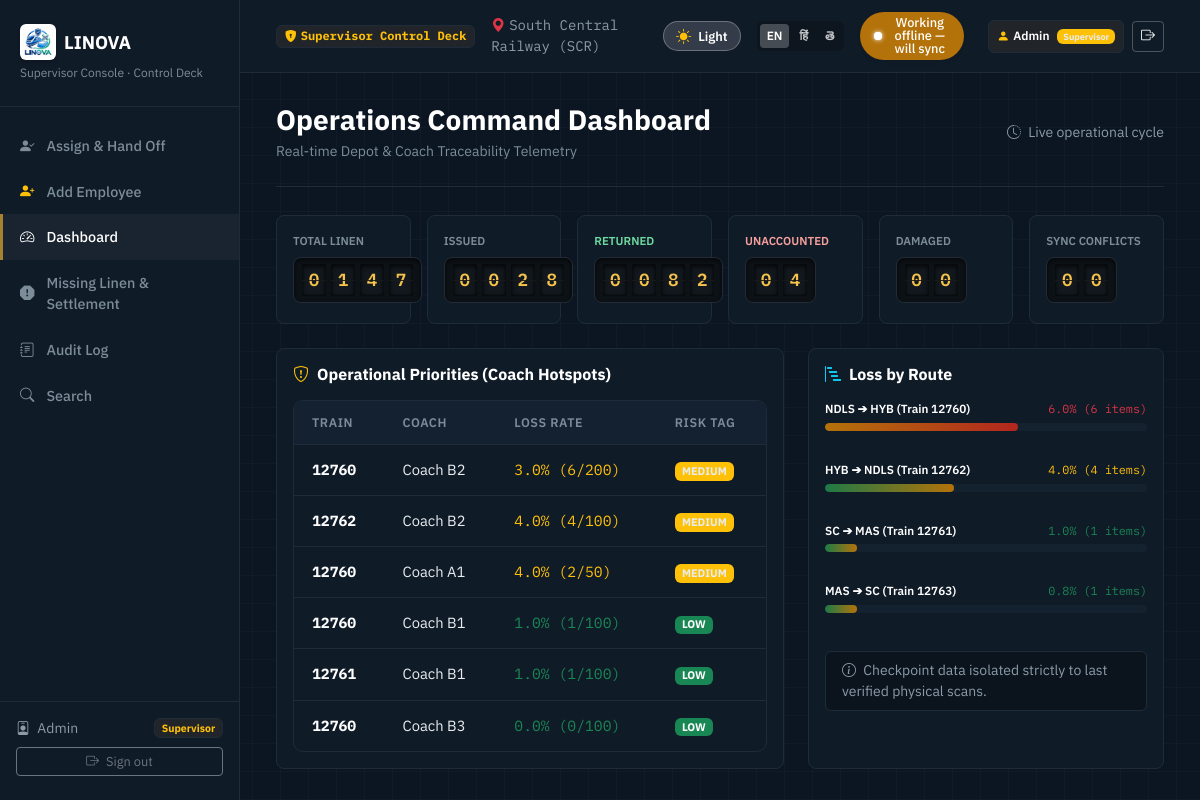
The page /supervisor/dashboard/ (signed in) on the database its author committed.
### linen/models.py (models this page shows, shortened)
class UserProfile(models.Model):
    ROLE_CHOICES = [
        ('SUPERVISOR', 'Supervisor'),
        ('ADMIN', 'Supervisor (Admin)'),
        ('ATTENDANT', 'Attendant'),
        ('ATTENDER', 'Train Attendant'),
        ('LAUNDRY', 'Laundry Staff'),
    ]
    user = models.OneToOneField(User, on_delete=models.CASCADE, related_name='profile')
    role = models.CharField(max_length=20, choices=ROLE_CHOICES, default='SUPERVISOR')
    badge_number = models.CharField(max_length=50, blank=True, null=True)
    zone = models.CharField(max_length=100, default='South Central Railway (SCR)')
    def get_normalized_role(self):
        if self.role in ['ADMIN', 'SUPERVISOR']:
            return 'SUPERVISOR'
        if self.role in ['ATTENDER', 'ATTENDANT']:
            return 'ATTENDANT'
        if self.role == 'LAUNDRY':
            return 'LAUNDRY'
        return 'ATTENDANT'

class Coach(models.Model):
    COACH_TYPE_CHOICES = [
        ('1A', 'AC 1st Class (1A)'),
        ('2A', 'AC 2 Tier (2A)'),
        ('3A', 'AC 3 Tier (3A)'),
        ('3E', 'AC 3 Economy (3E)'),
        ('SL', 'Sleeper (SL)'),
    ]
    train = models.ForeignKey(Train, on_delete=models.CASCADE, related_name='coaches')
    coach_number = models.CharField(max_length=10)  # e.g. B1, B2, A1
    coach_type = models.CharField(max_length=20, choices=COACH_TYPE_CHOICES, default='3A')
    class Meta:
        ordering = ['train', 'coach_number']
        unique_together = ('train', 'coach_number')

class Train(models.Model):
    train_number = models.CharField(max_length=20, unique=True)
    train_name = models.CharField(max_length=100)
    source = models.CharField(max_length=100)
    destination = models.CharField(max_length=100)
    class Meta:
        ordering = ['train_number']

### linen/views.py (the view)
# urls.py: path('supervisor/dashboard/', views.supervisor_dashboard, name='supervisor_dashboard'),
@role_required('SUPERVISOR')
def supervisor_dashboard(request):
    analytics = get_analytics_data()
    route_loss_data = [
        {'route': 'NDLS ➔ HYB (Train 12760)', 'loss_rate': 6.0, 'missing': 6, 'risk': 'HIGH'},
        {'route': 'HYB ➔ NDLS (Train 12762)', 'loss_rate': 4.0, 'missing': 4, 'risk': 'MEDIUM'},
        {'route': 'SC ➔ MAS (Train 12761)', 'loss_rate': 1.0, 'missing': 1, 'risk': 'LOW'},
        {'route': 'MAS ➔ SC (Train 12763)', 'loss_rate': 0.8, 'missing': 1, 'risk': 'LOW'},
    ]
    context = {
        'analytics': analytics,
        'route_loss_data': route_loss_data,
        'active_nav': 'dashboard',
        'total_chars': list(f"{analytics['total']:04d}"),
        'issued_chars': list(f"{analytics['issued']:04d}"),
        'returned_chars': list(f"{analytics['returned']:04d}"),
        'unaccounted_chars': list(f"{analytics['unaccounted']:02d}"),
        'damaged_chars': list("00"),
        'conflicts_chars': list("00"),
    }
    return render(request, 'supervisor/dashboard.html', context)

### templates/supervisor/dashboard.html (shortened to what this page needs)
{% extends "supervisor/base_supervisor.html" %}
{% block content %}
<div class="d-flex flex-column">
  <div class="supervisor-header-bar">
    <div>
      <h1 class="h3 fw-bold mb-1 text-white">Operations Command Dashboard</h1>
      <div class="small" style="color: var(--admin-muted);">
        Real-time Depot & Coach Traceability Telemetry
      </div>
    </div>
    <div class="small text-secondary">
      <i class="bi bi-clock-history me-1"></i> Live operational cycle
    </div>
  </div>
  <div class="row g-3 mb-4">
    <div class="col-md-4 col-lg-2">
      <div class="p-3 rounded-3 border" style="background: var(--admin-panel); border-color: var(--admin-border) !important;">
        <div class="small text-uppercase fw-semibold mb-2" style="color: var(--admin-muted); font-size: 0.72rem;">Total Linen</div>
        <div class="split-flap-board sm mb-1">
          {% for ch in total_chars %}
          <span class="split-flap-cell">{{ ch }}</span>
          {% endfor %}
        </div>
      </div>
    </div>
    <div class="col-md-4 col-lg-2">
      <div class="p-3 rounded-3 border" style="background: var(--admin-panel); border-color: var(--admin-border) !important;">
        <div class="small text-uppercase fw-semibold mb-2" style="color: var(--admin-muted); font-size: 0.72rem;">Issued</div>
        <div class="split-flap-board sm mb-1">
          {% for ch in issued_chars %}
          <span class="split-flap-cell">{{ ch }}</span>
          {% endfor %}
        </div>
      </div>
    </div>
    <div class="col-md-4 col-lg-2">
      <div class="p-3 rounded-3 border" style="background: var(--admin-panel); border-color: var(--admin-border) !important;">
        <div class="small text-uppercase fw-semibold mb-2" style="color: #6edaa0; font-size: 0.72rem;">Returned</div>
        <div class="split-flap-board sm mb-1">
          {% for ch in returned_chars %}
          <span class="split-flap-cell">{{ ch }}</span>
          {% endfor %}
        </div>
      </div>
    </div>
    <div class="col-md-4 col-lg-2">
      <div class="p-3 rounded-3 border" style="background: var(--admin-panel); border-color: var(--admin-border) !important;">
        <div class="small text-uppercase fw-semibold mb-2" style="color: #f7a09d; font-size: 0.72rem;">Unaccounted</div>
        <div class="split-flap-board sm mb-1">
          {% for ch in unaccounted_chars %}
          <span class="split-flap-cell">{{ ch }}</span>
          {% endfor %}
        </div>
      </div>
    </div>
    <div class="col-md-4 col-lg-2">
      <div class="p-3 rounded-3 border" style="background: var(--admin-panel); border-color: var(--admin-border) !important;">
        <div class="small text-uppercase fw-semibold mb-2" style="color: var(--admin-muted); font-size: 0.72rem;">Damaged</div>
        <div class="split-flap-board sm mb-1">
          {% for ch in damaged_chars %}
          <span class="split-flap-cell">{{ ch }}</span>
          {% endfor %}
        </div>
      </div>
    </div>
    <div class="col-md-4 col-lg-2">
      <div class="p-3 rounded-3 border" style="background: var(--admin-panel); border-color: var(--admin-border) !important;">
        <div class="small text-uppercase fw-semibold mb-2" style="color: var(--admin-muted); font-size: 0.72rem;">Sync Conflicts</div>
        <div class="split-flap-board sm mb-1">
          {% for ch in conflicts_chars %}
          <span class="split-flap-cell">{{ ch }}</span>
          {% endfor %}
        </div>
      </div>
    </div>
  </div>
  <div class="row g-4">
    <div class="col-lg-7">
      <div class="p-3 rounded-3 border" style="background: var(--admin-panel); border-color: var(--admin-border) !important;">
        <h2 class="h6 fw-bold text-white mb-3 d-flex align-items-center gap-2">
          <i class="bi bi-shield-exclamation text-warning"></i> Operational Priorities (Coach Hotspots)
        </h2>
        <div class="table-responsive">
          <table class="supervisor-table">
            <thead>
              <tr>
                <th>Train</th>
                <th>Coach</th>
                <th>Loss Rate</th>
                <th>Risk Tag</th>
              </tr>
            </thead>
            <tbody>
              {% for h in analytics.coach_hotspots|slice:":6" %}
              <tr>
                <td class="font-mono fw-bold text-white">{{ h.train.train_number }}</td>
                <td>Coach {{ h.coach.coach_number }}</td>
                <td class="font-mono {% if h.rate > 4.0 %}text-danger{% elif h.rate > 1.0 %}text-warning{% else %}text-success{% endif %}">
                  {{ h.rate }}% ({{ h.unaccounted }}/{{ h.expected }})
                </td>
                <td>
                  {% if h.rate > 4.0 %}
                  <span class="badge bg-danger text-white">HIGH</span>
                  {% elif h.rate > 1.0 %}
                  <span class="badge bg-warning text-dark">MEDIUM</span>
                  {% else %}
                  <span class="badge bg-success text-white">LOW</span>
                  {% endif %}
                </td>
              </tr>
              {% empty %}
              <tr><td colspan="4" class="text-center py-3 text-muted">All coaches reconciled.</td></tr>
              {% endfor %}
            </tbody>
          </table>
        </div>
      </div>
    </div>
    <div class="col-lg-5">
      <div class="p-3 rounded-3 border h-100" style="background: var(--admin-panel); border-color: var(--admin-border) !important;">
        <h2 class="h6 fw-bold text-white mb-3 d-flex align-items-center gap-2">
          <i class="bi bi-bar-chart-steps text-info"></i> Loss by Route
        </h2>
        <div class="d-flex flex-column gap-3 mt-2">
          {% for r in route_loss_data %}
          <div class="route-loss-row">
            <div class="route-loss-meta">
              <span class="text-white small fw-semibold">{{ r.route }}</span>
              <span class="font-mono small {% if r.risk == 'HIGH' %}text-danger{% elif r.risk == 'MEDIUM' %}text-warning{% else %}text-success{% endif %}">
                {{ r.loss_rate }}% ({{ r.missing }} items)
              </span>
            </div>
            <div class="route-loss-bar-track">
              <div class="route-loss-bar-fill {% if r.risk == 'HIGH' %}high{% endif %}" style="width: {{ r.loss_rate|floatformat:0 }}0%;"></div>
            </div>
          </div>
          {% endfor %}
        </div>
        <div class="mt-4 p-2 px-3 rounded-2 text-secondary small border" style="background: #0b141d; border-color: var(--admin-border) !important;">
          <i class="bi bi-info-circle me-1"></i> Checkpoint data isolated strictly to last verified physical scans.
        </div>
      </div>
    </div>
  </div>
</div>
{% endblock %}

### templates/supervisor/base_supervisor.html (shortened to what this page needs)
<!DOCTYPE html>
<html lang="en">
<head>
  <link href="https://cdn.jsdelivr.net/npm/bootstrap@5.3.3/dist/css/bootstrap.min.css" rel="stylesheet">
  <link rel="stylesheet" href="https://cdn.jsdelivr.net/npm/bootstrap-icons@1.11.3/font/bootstrap-icons.min.css">
  <link rel="stylesheet" href="/static/css/style.css">
</head>
<body class="supervisor-body-wrap">
<div class="supervisor-layout">
  <aside class="supervisor-nav">
    <div class="supervisor-nav-header">
      <div class="d-flex align-items-center gap-2 mb-1">
        <img src="/static/img/logo.jpeg" alt="LINOVA Logo" style="height: 36px; width: auto; object-fit: contain; border-radius: 6px; background: #ffffff; padding: 2px; box-shadow: 0 2px 4px rgba(0,0,0,0.2);">
        <h2 class="supervisor-nav-title">LINOVA</h2>
      </div>
      <div class="supervisor-nav-sub">Supervisor Console · Control Deck</div>
    </div>
    <ul class="supervisor-nav-list">
      <li class="supervisor-nav-item {% if active_nav == 'handoff' %}active{% endif %}">
        <a href="{% url 'supervisor_handoff' %}">
          <i class="bi bi-person-check-fill"></i>
          <span>Assign & Hand Off</span>
        </a>
      </li>
      <li class="supervisor-nav-item">
        <a href="{% url 'supervisor_handoff' %}?add_employee=1" onclick="if(typeof openAddEmployeeModal === 'function'){ openAddEmployeeModal(); return false; }">
          <i class="bi bi-person-plus-fill text-warning"></i>
          <span>Add Employee</span>
        </a>
      </li>
      <li class="supervisor-nav-item {% if active_nav == 'dashboard' %}active{% endif %}">
        <a href="{% url 'supervisor_dashboard' %}">
          <i class="bi bi-speedometer2"></i>
          <span>Dashboard</span>
        </a>
      </li>
      <li class="supervisor-nav-item {% if active_nav == 'settlement' %}active{% endif %}">
        <a href="{% url 'supervisor_settlement' %}">
          <i class="bi bi-exclamation-octagon-fill"></i>
          <span>Missing Linen & Settlement</span>
        </a>
      </li>
      <li class="supervisor-nav-item {% if active_nav == 'reports' %}active{% endif %}">
        <a href="{% url 'audit_log' %}">
          <i class="bi bi-journal-text"></i>
          <span>Audit Log</span>
        </a>
      </li>
      <li class="supervisor-nav-item">
        <a href="{% url 'global_search' %}">
          <i class="bi bi-search"></i>
          <span>Search</span>
        </a>
      </li>
    </ul>
    <div class="mt-auto px-3 pt-3 border-top" style="border-color: var(--admin-border) !important;">
      <div class="small mb-2 d-flex align-items-center justify-content-between text-secondary">
        <span><i class="bi bi-person-badge me-1"></i> {{ user.username|title }}</span>
        <span class="badge bg-dark border text-warning">Supervisor</span>
      </div>
      <a href="{% url 'logout' %}" class="btn btn-sm btn-outline-secondary w-100 py-1" style="font-size: 0.8rem;">
        <i class="bi bi-box-arrow-right me-1"></i> Sign out
      </a>
    </div>
  </aside>
  <div class="supervisor-main-wrap">
    <header class="supervisor-top-bar">
      <div class="d-flex align-items-center gap-3">
        <span class="badge bg-dark border text-warning font-mono d-inline-flex align-items-center gap-1">
          <i class="bi bi-shield-lock-fill"></i> Supervisor Control Deck
        </span>
        <span class="small text-secondary d-none d-md-inline font-mono">
          <i class="bi bi-geo-alt-fill text-danger me-1"></i>{{ user.profile.zone|default:"South Central Railway (SCR)" }}
        </span>
      </div>
      <div class="d-flex align-items-center gap-2 gap-md-3 ms-auto">
        <button type="button" class="theme-toggle-btn" onclick="toggleTheme()" aria-label="Toggle theme">
          <i class="bi bi-moon-stars-fill theme-toggle-icon"></i>
          <span class="theme-toggle-text">Dark</span>
        </button>
        <div class="lang-switch" role="group" aria-label="Language selector">
          <button type="button" class="lang-btn active" id="lang-en" onclick="selectLang('en')">EN</button>
          <button type="button" class="lang-btn" id="lang-hi" onclick="selectLang('hi')">हिं</button>
          <button type="button" class="lang-btn" id="lang-te" onclick="selectLang('te')">తె</button>
        </div>
        <button type="button" class="connectivity-pill offline border-0 shadow-sm" id="global-connectivity-pill" onclick="toggleConnectivity()" title="Click to toggle offline / online demo state">
          <span class="led-dot"></span>
          <span id="connectivity-pill-text">Working offline — will sync</span>
        </button>
        {% if user.is_authenticated %}
        <div class="d-flex align-items-center gap-2 ms-2">
          <span class="badge bg-dark border text-white py-2 px-2 rounded-2 d-none d-sm-inline-flex align-items-center gap-1">
            <i class="bi bi-person-fill text-warning"></i>
            <span class="fw-semibold">{{ user.username|title }}</span>
            <span class="badge bg-warning text-dark ms-1">Supervisor</span>
          </span>
          <a href="{% url 'logout' %}" class="btn btn-sm btn-outline-light border-white border-opacity-25" title="Sign out">
            <i class="bi bi-box-arrow-right"></i>
          </a>
        </div>
        {% endif %}
      </div>
    </header>
    <main class="supervisor-content flex-grow-1">
      {% block content %}{% endblock %}
    </main>
  </div>
</div>
</body>
</html>

### rows shown on the page
Coach: train.train_number "12760", coach.coach_number "B2", rate "3.0", unaccounted "6", expected "200", shows "MEDIUM"
Coach: train.train_number "12762", coach.coach_number "B2", rate "4.0", unaccounted "4", expected "100", shows "MEDIUM"
Coach: train.train_number "12760", coach.coach_number "A1", rate "4.0", unaccounted "2", expected "50", shows "MEDIUM"
Coach: train.train_number "12760", coach.coach_number "B1", rate "1.0", unaccounted "1", expected "100", shows "LOW"
Coach: train.train_number "12761", coach.coach_number "B1", rate "1.0", unaccounted "1", expected "100", shows "LOW"
Coach: train.train_number "12760", coach.coach_number "B3", rate "0.0", unaccounted "0", expected "100", shows "LOW"

### other values the page prints
{{ user.username|title }} "Admin"
{{ user.profile.zone|default:"South Central Railway (SCR)" }} "South Central Railway (SCR)"
{{ ch }} "0" "1" "4" "7"
{{ ch }} "0" "0" "2" "8"
{{ ch }} "0" "0" "8" "2"
{{ ch }} "0" "4"
{{ ch }} "0" "0"
{{ r.route }} "NDLS ➔ HYB (Train 12760)" "HYB ➔ NDLS (Train 12762)" "SC ➔ MAS (Train 12761)" "MAS ➔ SC (Train 12763)"
{{ r.loss_rate }} "6.0" "4.0" "1.0" "0.8"
{{ r.missing }} "6" "4" "1" "1"
